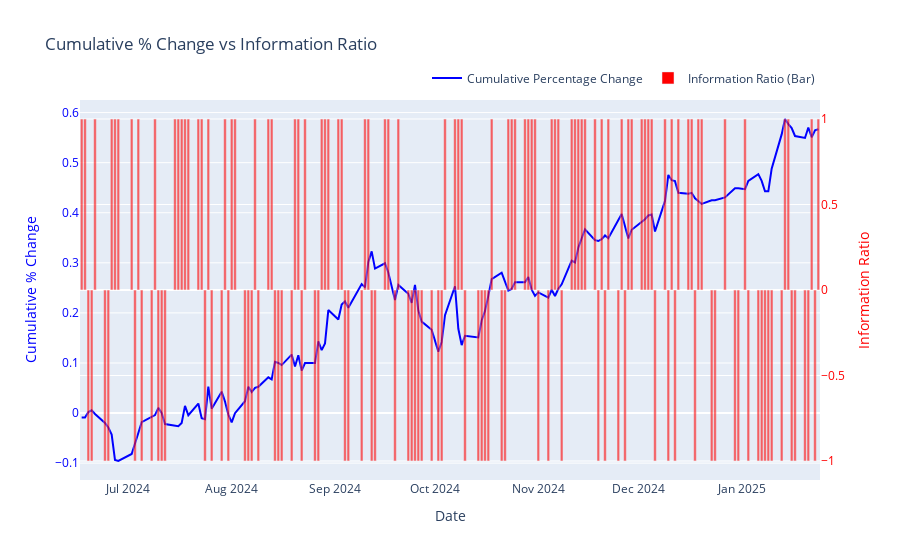

Write notebook code for a chart like this one.
### Code cell
import numpy as np
import pandas as pd

# 皮爾遜相關係數計算函數
def pearson_correlation(x, y):
    n = len(x)
    x_mean = sum(x) / n
    y_mean = sum(y) / n

    numerator = sum((x[i] - x_mean) * (y[i] - y_mean) for i in range(n))
    denominator = (sum((x[i] - x_mean) ** 2 for i in range(n)) * sum((y[i] - y_mean) ** 2 for i in range(n))) ** 0.5

    return numerator / denominator if denominator != 0 else 0

# 斯皮爾曼秩相關係數計算函數
def spearman_correlation(x, y):
    n = len(x)
    
    # 計算排名
    x_ranks = pd.Series(x).rank().tolist()
    y_ranks = pd.Series(y).rank().tolist()

    # 計算 d_i^2
    d_squared = sum((x_ranks[i] - y_ranks[i]) ** 2 for i in range(n))

    # 斯皮爾曼相關係數公式
    rho = 1 - (6 * d_squared) / (n * (n ** 2 - 1))

    return rho

def plots(k, l):
    fig = go.Figure()
    fig.add_trace(
        go.Scatter(
            x=k.index,
            y=l,
            mode="lines",
            name="Cumulative Percentage Change",
            yaxis="y1",  # Map to primary y-axis
            line=dict(color="blue")
        )
    )

    # Add scatter plot (or histogram) for IR
    fig.add_trace(
        go.Bar(
            x=k.index,
            y=k,
            name="Information Ratio (Bar)",
            yaxis="y2",  # Map to secondary y-axis
            marker=dict(color="red", opacity=0.6)
        )
    )

    # Set up layout with dual y-axes
    fig.update_layout(
        title="Cumulative % Change vs Information Ratio",
        xaxis=dict(title="Date"),
        yaxis=dict(
            title="Cumulative % Change",
            titlefont=dict(color="blue"),
            tickfont=dict(color="blue")
        ),
        yaxis2=dict(
            title="Information Ratio",
            titlefont=dict(color="red"),
            tickfont=dict(color="red"),
            overlaying="y",
            side="right"  # Position y2 axis on the right
        ),
        legend=dict(orientation="h", yanchor="bottom", y=1.02, xanchor="right", x=1)
    )
    fig.show()
# 測試數據
indexer = -7
data_factor = ln_.iloc[1:, indexer]  # 因1分數
data_return = pct_calculating_profit.iloc[1:, indexer]

# 計算相關係數
pearson_result = pearson_correlation(data_factor, data_return)
spearman_result = spearman_correlation(data_factor, data_return)

print(f"Pearson Correlation: {pearson_result:.4f}")
print(f"Spearman Correlation: {spearman_result:.4f}")

k = ln_.iloc[:, indexer].apply(lambda x: -1 if x >= 0 else 1)
l = (pct_calculating_profit.iloc[:, indexer] * k).cumsum()
plots(k, l)

### Figure 1 — Plotly figure (JSON) as saved in the notebook; plotly's stock layout.template omitted (floating-point values rounded to 4 significant figures; data arrays with more than 128 entries replaced by an {"elided": "..."} marker saying what was removed)
{"data": [{"line": {"color": "blue"}, "mode": "lines", "name": "Cumulative Percentage Change", "type": "scatter", "x": {"elided": "152 str values"}, "y": {"elided": "152 float values"}, "yaxis": "y"}, {"marker": {"color": "red", "opacity": 0.6}, "name": "Information Ratio (Bar)", "type": "bar", "x": {"elided": "152 str values"}, "y": {"elided": "152 int values"}, "yaxis": "y2"}], "layout": {"legend": {"orientation": "h", "x": 1, "xanchor": "right", "y": 1.02, "yanchor": "bottom"}, "title": {"text": "Cumulative % Change vs Information Ratio"}, "xaxis": {"title": {"text": "Date"}}, "yaxis": {"tickfont": {"color": "blue"}, "title": {"font": {"color": "blue"}, "text": "Cumulative % Change"}}, "yaxis2": {"overlaying": "y", "side": "right", "tickfont": {"color": "red"}, "title": {"font": {"color": "red"}, "text": "Information Ratio"}}}}
